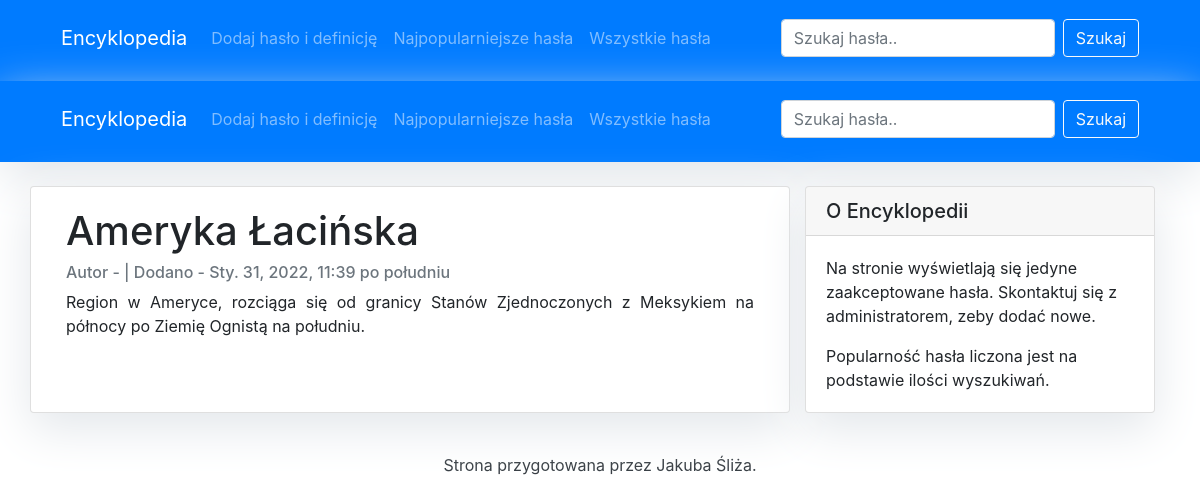
Screenshot of /ameryka-acinska/ with the database file from the repository.
### manager/models.py (models this page shows, shortened)
class Entry(models.Model):
    word = models.CharField(max_length=300, unique=True)
    slug = models.SlugField(blank = True, unique = True)
    definition = models.TextField()
    status = models.IntegerField(choices=STATUS, default=0)
    search_count = models.IntegerField(default= 0)
    created_at = models.DateTimeField(auto_now_add=True)
    updated_at = models.DateTimeField(auto_now=True)
    class Meta:
        ordering = ['-created_at']
        verbose_name_plural = 'entries'

### manager/views.py (the view)
# urls.py: path('<slug:slug>/', views.EntryDetail.as_view(),  name='entry-detail'),
class EntryDetail(generic.DetailView):
    model = Entry
    template_name = 'entry_detail.html'

### manager/templates/entry_detail.html (shortened to what this page needs)
{% extends 'base.html' %}
{% block content %}
<header class="masthead">
  <div class="container">
      <div class="row">
          <div class=" col-md-12 col-md-12">
              <nav class="navbar navbar-expand-lg navbar-dark">
                  <a class="navbar-brand" href="{% url 'index' %}">Encyklopedia</a>
                  <div class="collapse navbar-collapse" id="navbarSupportedContent">
                    <ul class="navbar-nav mr-auto">
                      <li class="nav-item">
                        <a class="nav-link" href="#">Dodaj hasło i definicję</a>
                      </li>
                      <li class="nav-item">
                          <a class="nav-link" href="{% url 'popular-entries' %}">Najpopularniejsze hasła</a>
                      </li>
                      <li class="nav-item">
                          <a class="nav-link" href="{% url 'all-entries' %}">Wszystkie hasła</a>
                      </li>
                    </ul>
                    <form class="form-inline my-2 my-lg-0">
                      <input class="form-control mr-sm-2" type="search" placeholder="Szukaj hasła.." aria-label="Search">
                      <button class="btn btn-outline-light" type="submit">Szukaj</button>
                    </form>
                  </div>
              </nav>
          </div>
      </div>
  </div>
</header>
<div class="container">
  <div class="row">
    <div class="col-md-8 card mb-4 my-4 left top">
      <div class="card-body">
        <h1>{% block title %} {{ entry.word }} {% endblock title %}</h1>
        <p class="card-text text-muted h6">Autor - {{ entry.author }} | Dodano - {{ entry.created_at }} </p>
        <p class="card-text text-justify">{{ entry.definition}}</p>
      </div>
    </div>
    {% block sidebar %} {% include 'sidebar.html' %} {% endblock sidebar %}
  </div>
</div>
{% endblock content %}

### manager/static/manager/style.css (style rules this page uses)
body { font-family: "Lucida Console", monospace; font-size: 17px; background-color: #fdfdfd; }
.masthead { background: #007bff; height: auto; padding-bottom: 15px; box-shadow: 0 16px 48px #E3E7EB; padding-top: 10px; }
.card { box-shadow: 0 16px 48px #E3E7EB; }

### rows the page displays
Entry: word "Ameryka Łacińska", created_at "Sty. 31, 2022, 11:39 po południu", definition "Region w Ameryce, rozciąga się od granicy Stanów Zjednoczonych z Meksykiem na północy po Ziemię Ognistą na południu."
